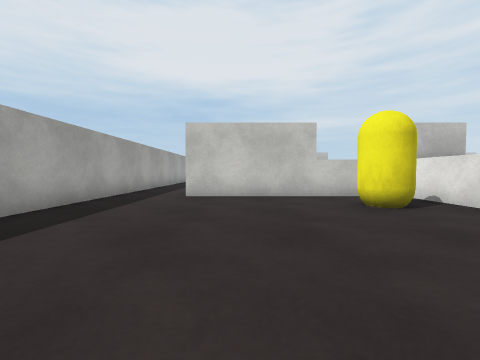
View 1 (above)

20 first-person views from a walk through a scene from a Unity 3-D project. The camera is 0.68 m above the floor, tilts 2° down and sees 90° across. The floor is counted in squares, 1 m on a side. Each view is taken from the middle of a square. On the plan, view 1 faces up. The plan holds only what a view shows up to about 9 squares ahead; the rest is blank. The place goes on beyond the plan. The player character is not drawn. Surface patterns are stand-ins for the level's own textures.

View 2
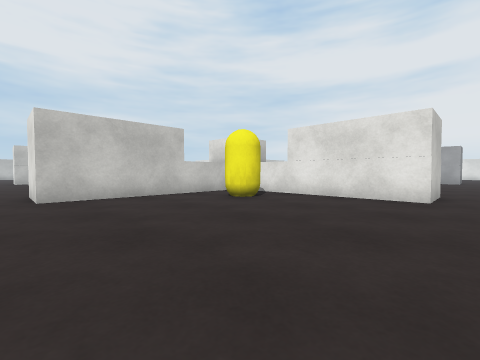

View 3
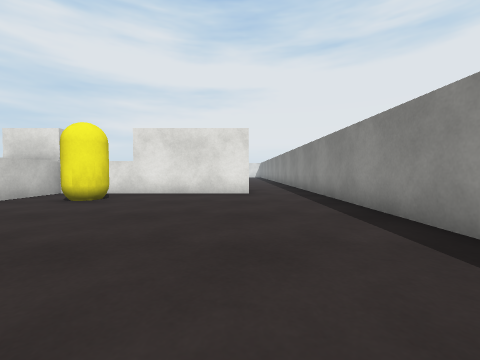

View 4
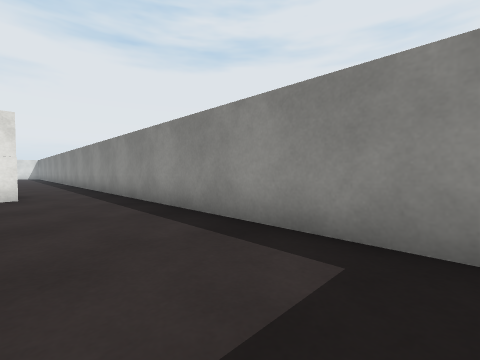

View 5
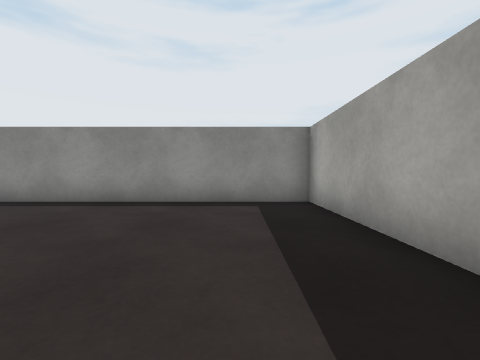

View 6
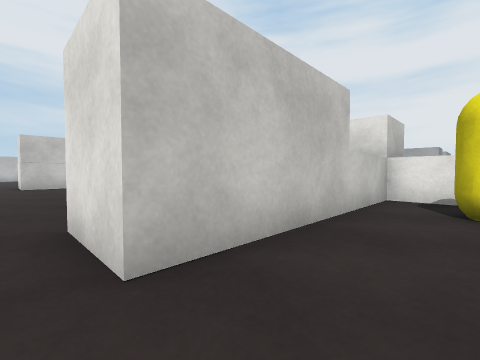

View 7
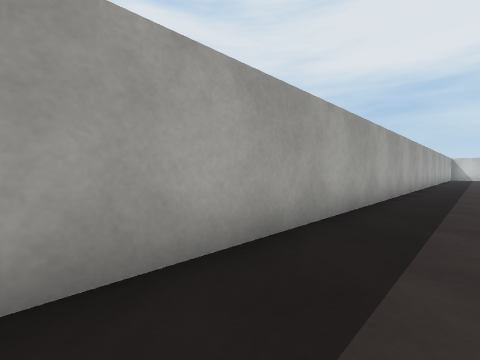

View 8
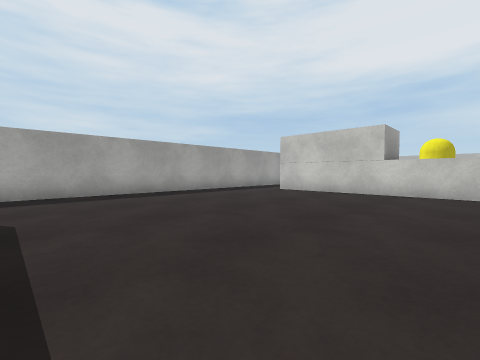

View 9
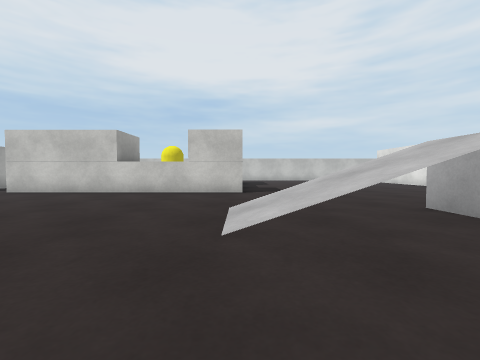

View 10
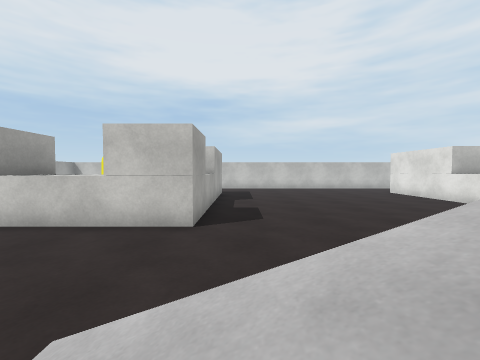

View 11
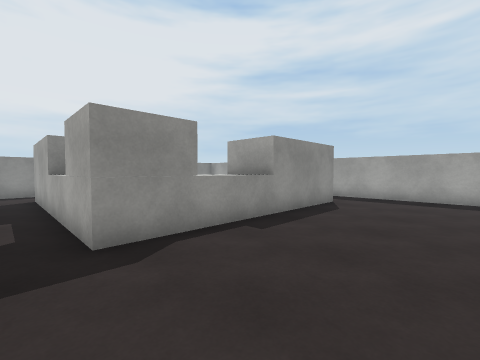

View 12
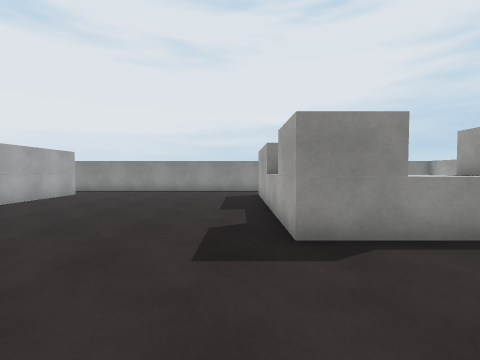

View 13
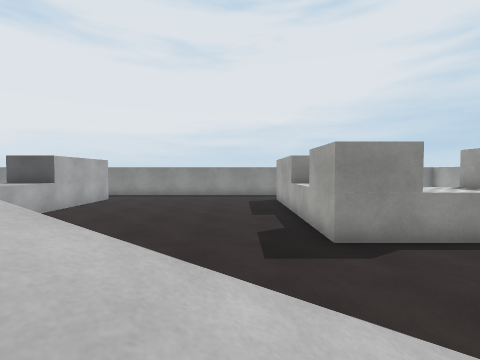

View 14
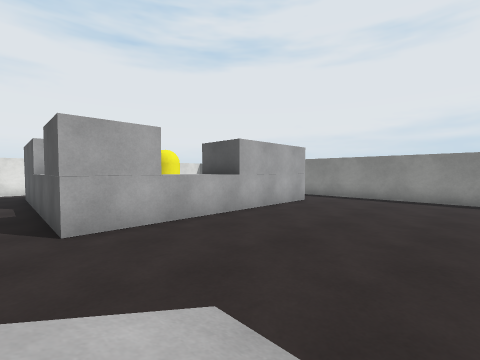

View 15
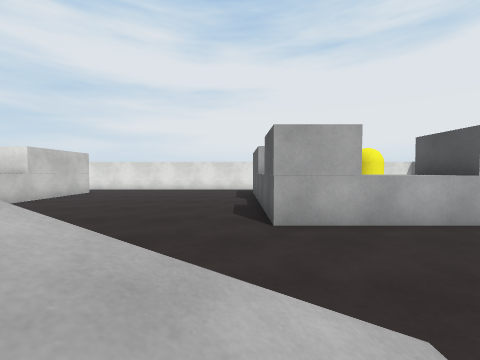

View 16
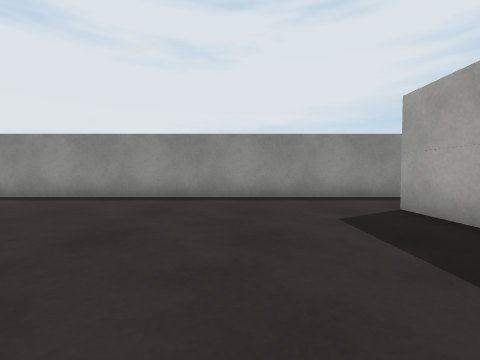

View 17
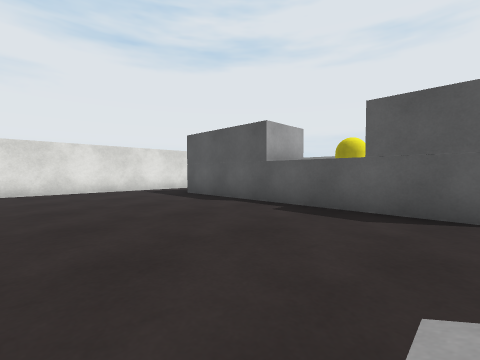

View 18
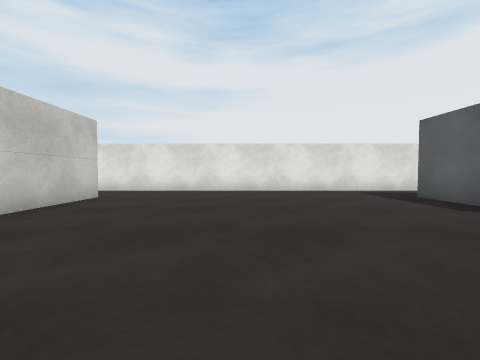

View 19
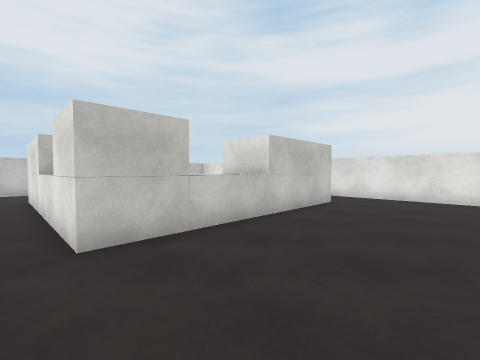

View 20
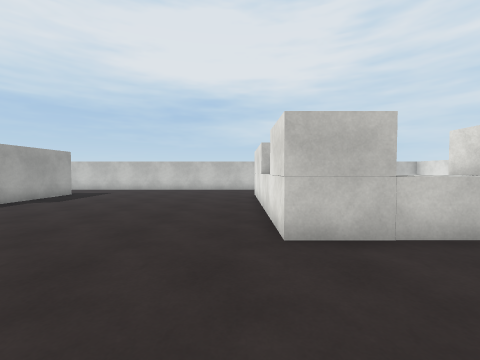

### Floor plan
Key: @ floor where view 1 was taken; # wall or solid block; . floor; / step, stairs or slope; C yellow capsule; B grey block.
Columns run from 4 left of view 1 to 25 right of it. Each row starts with its distance up from view 1.
 24                   .#
 23                   .#
 22           #........#
 21           #........#
 20           #........#
 19           #........#
 18           #........#        .#
 17   .########...//...########..#
 16   ............//.............#
 15  .............  .............#
 14 #.............  .............#
 13 #.........///.BB  //.........#
 12 #.........///.BB  //.........#
 11 #............     ...........#
 10 #.............   ............#
  9 #.............//.............#
  8 #..########...//...########..#
  7 #..########........#        .#
  6 #........##........#
  5 #......C.##........#
  4 #........##........#
  3 #........##........#
  2 #........##........#
  1 #........##........#
  0 #...@..............
 -1 #...................
 -2 ####################

Positions as (right, up) in squares from view 1, and headings:
1: (0, 0), facing up
2: (-2, 0), facing up-right
3: (-3, 1), facing right
4: (-3, 1), facing down-right
5: (-2, 4), facing down
6: (-2, 5), facing up-right
7: (-2, 3), facing up-left
8: (4, 9), facing up-left
9: (6, 9), facing up
10: (7, 12), facing up
11: (7, 12), facing down-left
12: (7, 12), facing down
13: (8, 13), facing down
14: (10, 9), facing down-right
15: (10, 9), facing right
16: (9, 5), facing down
17: (15, 13), facing down-right
18: (16, 13), facing right
19: (14, 13), facing up-right
20: (14, 13), facing up
